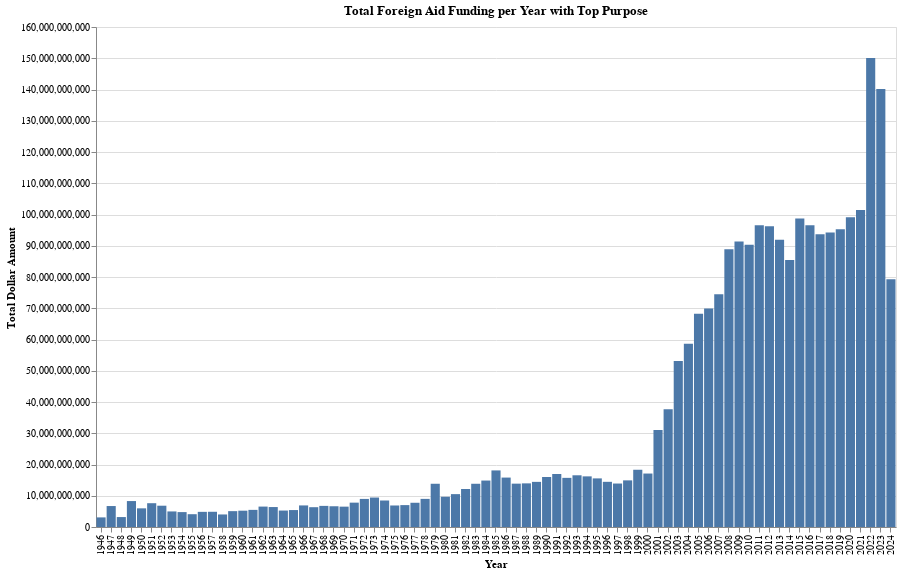

Here is the notebook cell this chart was saved with:
### Code cell
# Aggregate total funding per year
aid_plot = aid2.groupby(['Fiscal Year'], as_index=False).agg(
    total_funding=('Current Dollar Amount', 'sum'),
    top_purpose=('International Purpose Name', lambda x: x.value_counts().idxmax())
)

year_range = alt.selection_interval(encodings=['x'])  # Select range on x-axis

# Create the bar chart
chart = alt.Chart(aid_plot).mark_bar().encode(
    x=alt.X('Fiscal Year:O', title='Year'),
    y=alt.Y('total_funding:Q', title='Total Dollar Amount'),
    tooltip=['Fiscal Year', 'top_purpose', 'total_funding']
).add_params(
    year_range
).properties(
    title="Total Foreign Aid Funding per Year with Top Purpose",
    width=800,
    height=500
).interactive()

chart

### Figure 1 — Vega-Lite specification as saved in the notebook (floating-point values rounded to 4 significant figures)
{"config": {"view": {"continuousWidth": 300, "continuousHeight": 300}}, "data": {"name": "data-ffa486b071ab8dade315b78f704e9289"}, "mark": {"type": "bar"}, "encoding": {"tooltip": [{"field": "Fiscal Year", "type": "quantitative"}, {"field": "top_purpose", "type": "nominal"}, {"field": "total_funding", "type": "quantitative"}], "x": {"field": "Fiscal Year", "title": "Year", "type": "ordinal"}, "y": {"field": "total_funding", "title": "Total Dollar Amount", "type": "quantitative"}}, "height": 500, "params": [{"name": "param_31", "select": {"type": "interval", "encodings": ["x"]}}, {"name": "param_32", "select": {"type": "interval", "encodings": ["x", "y"]}, "bind": "scales"}], "title": "Total Foreign Aid Funding per Year with Top Purpose", "width": 800, "$schema": "https://vega.github.io/schema/vega-lite/v5.20.1.json", "datasets": {"data-ffa486b071ab8dade315b78f704e9289": [{"Fiscal Year": 1946, "total_funding": 3075702000, "top_purpose": "Multisector aid"}, {"Fiscal Year": 1947, "total_funding": 6708001000, "top_purpose": "Multisector aid"}, {"Fiscal Year": 1948, "total_funding": 3179504000, "top_purpose": "Multisector aid"}, {"Fiscal Year": 1949, "total_funding": 8300704000, "top_purpose": "Multisector aid"}, {"Fiscal Year": 1950, "total_funding": 5971296000, "top_purpose": "Multisector aid"}, {"Fiscal Year": 1951, "total_funding": 7612560000, "top_purpose": "Multisector aid"}, {"Fiscal Year": 1952, "total_funding": 6813953000, "top_purpose": "Multisector aid"}, {"Fiscal Year": 1953, "total_funding": 4979870000, "top_purpose": "Multisector aid"}, {"Fiscal Year": 1954, "total_funding": 4767778000, "top_purpose": "Multisector aid"}, {"Fiscal Year": 1955, "total_funding": 4097382000, "top_purpose": "Multisector aid"}, {"Fiscal Year": 1956, "total_funding": 4847691000, "top_purpose": "Multisector aid"}, {"Fiscal Year": 1957, "total_funding": 4871415000, "top_purpose": "Multisector aid"}, {"Fiscal Year": 1958, "total_funding": 4014661000, "top_purpose": "Multisector aid"}, {"Fiscal Year": 1959, "total_funding": 5074241000, "top_purpose": "Multisector aid"}, {"Fiscal Year": 1960, "total_funding": 5218274000, "top_purpose": "Multisector aid"}, {"Fiscal Year": 1961, "total_funding": 5480911000, "top_purpose": "Multisector aid"}, {"Fiscal Year": 1962, "total_funding": 6532295000, "top_purpose": "Multisector aid"}, {"Fiscal Year": 1963, "total_funding": 6384723000, "top_purpose": "Multisector aid"}, {"Fiscal Year": 1964, "total_funding": 5265148000, "top_purpose": "Multisector aid"}, {"Fiscal Year": 1965, "total_funding": 5420680000, "top_purpose": "Multisector aid"}, {"Fiscal Year": 1966, "total_funding": 6904358000, "top_purpose": "Multisector aid"}, {"Fiscal Year": 1967, "total_funding": 6339162000, "top_purpose": "Multisector aid"}, {"Fiscal Year": 1968, "total_funding": 6757250000, "top_purpose": "Multisector aid"}, {"Fiscal Year": 1969, "total_funding": 6639256000, "top_purpose": "Multisector aid"}, {"Fiscal Year": 1970, "total_funding": 6513214000, "top_purpose": "Multisector aid"}, {"Fiscal Year": 1971, "total_funding": 7792876000, "top_purpose": "Multisector aid"}, {"Fiscal Year": 1972, "total_funding": 8986908000, "top_purpose": "Multisector aid"}, {"Fiscal Year": 1973, "total_funding": 9428685000, "top_purpose": "Multisector aid"}, {"Fiscal Year": 1974, "total_funding": 8479202000, "top_purpose": "Multisector aid"}, {"Fiscal Year": 1975, "total_funding": 6886787000, "top_purpose": "Multisector aid"}, {"Fiscal Year": 1976, "total_funding": 7006334000, "top_purpose": "Multisector aid"}, {"Fiscal Year": 1977, "total_funding": 7756101000, "top_purpose": "Multisector aid"}, {"Fiscal Year": 1978, "total_funding": 8999414000, "top_purpose": "Multisector aid"}, {"Fiscal Year": 1979, "total_funding": 13837318000, "top_purpose": "Multisector aid"}, {"Fiscal Year": 1980, "total_funding": 9681780000, "top_purpose": "Multisector aid"}, {"Fiscal Year": 1981, "total_funding": 10517411000, "top_purpose": "Multisector aid"}, {"Fiscal Year": 1982, "total_funding": 12166665000, "top_purpose": "Multisector aid"}, {"Fiscal Year": 1983, "total_funding": 13836455000, "top_purpose": "Multisector aid"}, {"Fiscal Year": 1984, "total_funding": 14864489000, "top_purpose": "Multisector aid"}, {"Fiscal Year": 1985, "total_funding": 18106876000, "top_purpose": "Multisector aid"}, {"Fiscal Year": 1986, "total_funding": 15815716000, "top_purpose": "Multisector aid"}, {"Fiscal Year": 1987, "total_funding": 13872898000, "top_purpose": "Multisector aid"}, {"Fiscal Year": 1988, "total_funding": 13963153000, "top_purpose": "Multisector aid"}, {"Fiscal Year": 1989, "total_funding": 14443414000, "top_purpose": "Multisector aid"}, {"Fiscal Year": 1990, "total_funding": 16002892763, "top_purpose": "Multisector aid"}, {"Fiscal Year": 1991, "total_funding": 16959737549, "top_purpose": "Multisector aid"}, {"Fiscal Year": 1992, "total_funding": 15725968425, "top_purpose": "Food Assistance"}, {"Fiscal Year": 1993, "total_funding": 16549513930, "top_purpose": "Food Assistance"}, {"Fiscal Year": 1994, "total_funding": 16202682387, "top_purpose": "Food Assistance"}, {"Fiscal Year": 1995, "total_funding": 15555497616, "top_purpose": "Food Assistance"}, {"Fiscal Year": 1996, "total_funding": 14457039252, "top_purpose": "Food Assistance"}, {"Fiscal Year": 1997, "total_funding": 13909513423, "top_purpose": "Food Assistance"}, {"Fiscal Year": 1998, "total_funding": 14922848713, "top_purpose": "Food Assistance"}, {"Fiscal Year": 1999, "total_funding": 18317913050, "top_purpose": "Food Assistance"}, {"Fiscal Year": 2000, "total_funding": 17106134194, "top_purpose": "Food Assistance"}, {"Fiscal Year": 2001, "total_funding": 31004828378, "top_purpose": "Food Assistance"}, {"Fiscal Year": 2002, "total_funding": 37706576981, "top_purpose": "Operating Expenses"}, {"Fiscal Year": 2003, "total_funding": 53119119141, "top_purpose": "Operating Expenses"}, {"Fiscal Year": 2004, "total_funding": 58664569658, "top_purpose": "Operating Expenses"}, {"Fiscal Year": 2005, "total_funding": 68236293453, "top_purpose": "Operating Expenses"}, {"Fiscal Year": 2006, "total_funding": 69881632936, "top_purpose": "Operating Expenses"}, {"Fiscal Year": 2007, "total_funding": 74497722506, "top_purpose": "Operating Expenses"}, {"Fiscal Year": 2008, "total_funding": 88918282074, "top_purpose": "Operating Expenses"}, {"Fiscal Year": 2009, "total_funding": 91340753081, "top_purpose": "Operating Expenses"}, {"Fiscal Year": 2010, "total_funding": 90329251874, "top_purpose": "Operating Expenses"}, {"Fiscal Year": 2011, "total_funding": 96566529976, "top_purpose": "Operating Expenses"}, {"Fiscal Year": 2012, "total_funding": 96260285040, "top_purpose": "Operating Expenses"}, {"Fiscal Year": 2013, "total_funding": 91915463166, "top_purpose": "Operating Expenses"}, {"Fiscal Year": 2014, "total_funding": 85474981564, "top_purpose": "Operating Expenses"}, {"Fiscal Year": 2015, "total_funding": 98689897282, "top_purpose": "Operating Expenses"}, {"Fiscal Year": 2016, "total_funding": 96567472252, "top_purpose": "Operating Expenses"}, {"Fiscal Year": 2017, "total_funding": 93658277032, "top_purpose": "Operating Expenses"}, {"Fiscal Year": 2018, "total_funding": 94258182402, "top_purpose": "Operating Expenses"}, {"Fiscal Year": 2019, "total_funding": 95241955093, "top_purpose": "Operating Expenses"}, {"Fiscal Year": 2020, "total_funding": 99096704873, "top_purpose": "Operating Expenses"}, {"Fiscal Year": 2021, "total_funding": 101417030775, "top_purpose": "Operating Expenses"}, {"Fiscal Year": 2022, "total_funding": 150109588130, "top_purpose": "Operating Expenses"}, {"Fiscal Year": 2023, "total_funding": 140128685701, "top_purpose": "Operating Expenses"}, {"Fiscal Year": 2024, "total_funding": 79309172088, "top_purpose": "Operating Expenses"}]}}
